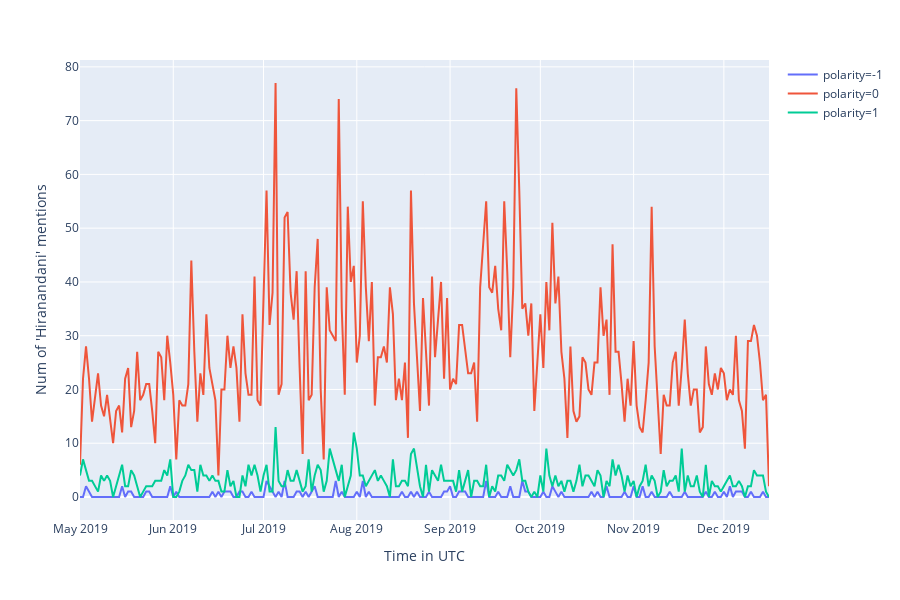

Write notebook code for a chart like this one.
### Code cell
# -*- coding: utf-8 -*-
"""
Created on Thu Dec 12 09:57:24 2019

@author: Parth
"""
import psycopg2
import active
import pickle
import mysql.connector
import pandas as pd
import time
import itertools
import math
import seaborn as sns
import matplotlib.pyplot as plt
import matplotlib as mpl
import plotly.express as px
import datetime
from IPython.display import clear_output
import plotly.offline as py
import plotly.graph_objs as go
from plotly.subplots import make_subplots
import tweepy
import numpy as np
import re
import nltk
from nltk.probability import FreqDist
from nltk.tokenize import word_tokenize
from nltk.corpus import stopwords
from textblob import TextBlob

query_word='Hiranandani'
word=['no_loco']
query = "SELECT id, username,tweet_text, created_at,polarity FROM {}".format(word[0])
query1= "SELECT tweet_text from {} where polarity = -1".format(word[0])

try:     
    conn = psycopg2.connect(database=query_word, user = "postgres", password = "parth123n@#*", host = "127.0.0.1", port = "5432")
except:
    print("Create database first")

df = pd.read_sql(query, con=conn)
df1 = pd.read_sql(query1,con =conn)



#
# Clean and transform data to enable time series
result = df.groupby([pd.Grouper(key='created_at', freq='1D'), 'polarity']).count().unstack(fill_value=0).stack().reset_index()

#result = df.groupby([pd.Grouper(key='Time'), 'polarity']).count().unstack(fill_value=0).stack().reset_index()
#result['created_at'] = pd.to_datetime(result['created_at']).apply(lambda x: x.strftime('%m-%d %H:%M'))
#result = df
result = result.rename(columns={"id": "Num of '{}' mentions".format('Hiranandani'), "created_at":"Time in UTC"})
time_series = result["Time in UTC"][result['polarity']==0].reset_index(drop=True)
fig = px.line(result, x='Time in UTC', y="Num of '{}' mentions".format('Hiranandani'), color='polarity')
fig.show()
time.sleep(60)

#fig = px.line(result, x='Time in UTC', y="Num of '{}' mentions".format(settings.TRACK_WORDS[0]), color='polarity')
#fig.show()
#time.sleep(60)



content = ' '.join(df1["tweet_text"])
content = re.sub(r"http\S+", "", content)
content = content.replace('RT ', ' ').replace('&amp;', 'and')
content = re.sub('[^A-Za-z0-9]+', ' ', content)
content = content.lower()

tokenized_word = word_tokenize(content)
stop_words=set(stopwords.words("english"))
filtered_sent=[]
for w in tokenized_word:
    if w not in stop_words:
        filtered_sent.append(w)
fdist = FreqDist(filtered_sent)
fd = pd.DataFrame(fdist.most_common(10), columns = ["Word","Frequency"]).drop([0]).reindex()

y=fd['Frequency']
x=fd['Word']

# x1=list(x2)
# x1.remove('n')
# x=pd.Series(x1)

# y1=list(y2)
# y3=y1[1:]
# y=pd.Series(y3)

index=np.arange(len(x))
plt.bar(index,y)
plt.xlabel('Words',fontsize=10)
plt.ylabel('Frequency',fontsize=10)
plt.xticks(index,x,fontsize=10,rotation=30)
plt.show()

### Figure 1 — Plotly figure (JSON) as saved in the notebook; plotly's stock layout.template omitted (floating-point values rounded to 4 significant figures; data arrays with more than 128 entries replaced by an {"elided": "..."} marker saying what was removed)
{"data": [{"hoverlabel": {"namelength": 0}, "hovertemplate": "polarity=-1<br>Time in UTC=%{x}<br>Num of 'Hiranandani' mentions=%{y}", "legendgroup": "polarity=-1", "line": {"color": "#636efa", "dash": "solid"}, "mode": "lines", "name": "polarity=-1", "showlegend": true, "type": "scatter", "x": {"elided": "230 str values"}, "xaxis": "x", "y": {"elided": "230 int values"}, "yaxis": "y"}, {"hoverlabel": {"namelength": 0}, "hovertemplate": "polarity=0<br>Time in UTC=%{x}<br>Num of 'Hiranandani' mentions=%{y}", "legendgroup": "polarity=0", "line": {"color": "#EF553B", "dash": "solid"}, "mode": "lines", "name": "polarity=0", "showlegend": true, "type": "scatter", "x": {"elided": "230 str values"}, "xaxis": "x", "y": {"elided": "230 int values"}, "yaxis": "y"}, {"hoverlabel": {"namelength": 0}, "hovertemplate": "polarity=1<br>Time in UTC=%{x}<br>Num of 'Hiranandani' mentions=%{y}", "legendgroup": "polarity=1", "line": {"color": "#00cc96", "dash": "solid"}, "mode": "lines", "name": "polarity=1", "showlegend": true, "type": "scatter", "x": {"elided": "230 str values"}, "xaxis": "x", "y": {"elided": "230 int values"}, "yaxis": "y"}], "layout": {"height": 600, "legend": {"tracegroupgap": 0}, "margin": {"t": 60}, "xaxis": {"anchor": "y", "domain": [0, 1], "title": {"text": "Time in UTC"}}, "yaxis": {"anchor": "x", "domain": [0, 1], "title": {"text": "Num of 'Hiranandani' mentions"}}}}
